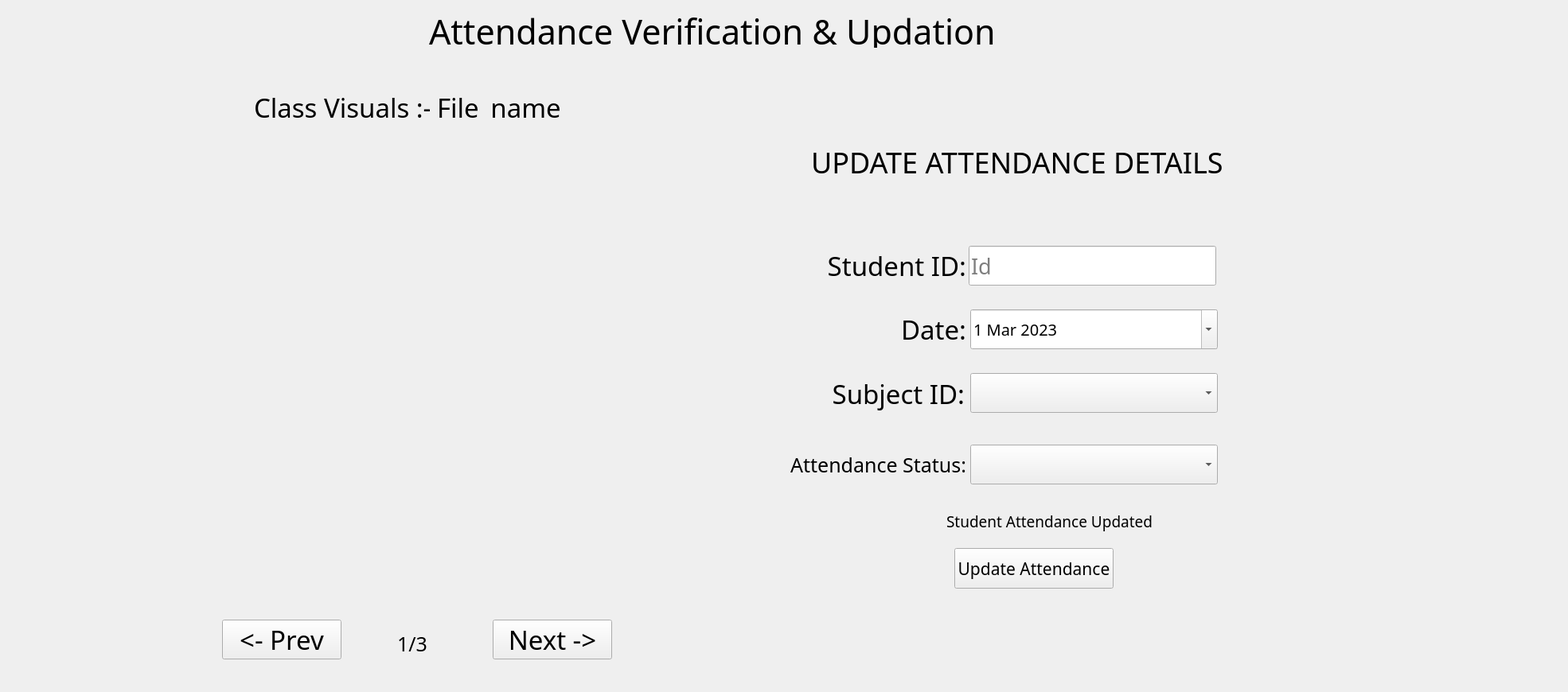
            <widget class="QWidget" name="Attd_Verify_Uptd_page">
             <widget class="QWidget" name="widget_8" native="true">
              <property name="geometry">
               <rect>
                <x>-1</x>
                <y>-1</y>
                <width>1961</width>
                <height>861</height>
               </rect>
              </property>
              <widget class="QWidget" name="widget_10" native="true">
               <property name="geometry">
                <rect>
                 <x>0</x>
                 <y>0</y>
                 <width>1951</width>
                 <height>80</height>
                </rect>
               </property>
               <widget class="QLabel" name="Attd_verify">
                <property name="geometry">
                 <rect>
                  <x>540</x>
                  <y>20</y>
                  <width>851</width>
                  <height>41</height>
                 </rect>
                </property>
                <property name="font">
                 <font>
                  <family>Maiandra GD</family>
                  <pointsize>32</pointsize>
                 </font>
                </property>
                <property name="text">
                 <string>Attendance Verification &amp; Updation</string>
                </property>
               </widget>
              </widget>
              <widget class="QWidget" name="widget_11" native="true">
               <property name="geometry">
                <rect>
                 <x>0</x>
                 <y>90</y>
                 <width>981</width>
                 <height>651</height>
                </rect>
               </property>
               <widget class="QWidget" name="widget_12" native="true">
                <property name="geometry">
                 <rect>
                  <x>10</x>
                  <y>90</y>
                  <width>951</width>
                  <height>551</height>
                 </rect>
                </property>
                <widget class="QLabel" name="pic">
                 <property name="geometry">
                  <rect>
                   <x>-4</x>
                   <y>2</y>
                   <width>951</width>
                   <height>551</height>
                  </rect>
                 </property>
                 <property name="text">
                  <string/>
                 </property>
                </widget>
               </widget>
               <widget class="QLabel" name="Cls_Visuals">
                <property name="geometry">
                 <rect>
                  <x>320</x>
                  <y>30</y>
                  <width>221</width>
                  <height>31</height>
                 </rect>
                </property>
                <property name="font">
                 <font>
                  <family>Maiandra GD</family>
                  <pointsize>25</pointsize>
                 </font>
                </property>
                <property name="text">
                 <string>Class Visuals :-</string>
                </property>
               </widget>
               <widget class="QLabel" name="filename">
                <property name="geometry">
                 <rect>
                  <x>550</x>
                  <y>30</y>
                  <width>221</width>
                  <height>31</height>
                 </rect>
                </property>
                <property name="font">
                 <font>
                  <family>Maiandra GD</family>
                  <pointsize>25</pointsize>
                 </font>
                </property>
                <property name="text">
                 <string>File_name</string>
                </property>
               </widget>
              </widget>
              <widget class="QWidget" name="widget_13" native="true">
               <property name="geometry">
                <rect>
                 <x>0</x>
                 <y>750</y>
                 <width>981</width>
                 <height>175</height>
                </rect>
               </property>
               <property name="minimumSize">
                <size>
                 <width>981</width>
                 <height>175</height>
                </size>
               </property>
               <property name="font">
                <font>
                 <italic>false</italic>
                </font>
               </property>
               <widget class="QPushButton" name="ra">
                <property name="geometry">
                 <rect>
                  <x>620</x>
                  <y>30</y>
                  <width>150</width>
                  <height>50</height>
                 </rect>
                </property>
                <property name="minimumSize">
                 <size>
                  <width>150</width>
                  <height>50</height>
                 </size>
                </property>
                <property name="font">
                 <font>
                  <family>white allies</family>
                  <pointsize>25</pointsize>
                  <weight>50</weight>
                  <bold>false</bold>
                 </font>
                </property>
                <property name="text">
                 <string>Next -&gt;</string>
                </property>
               </widget>
               <widget class="QLabel" name="pic_cnt">
                <property name="geometry">
                 <rect>
                  <x>500</x>
                  <y>50</y>
                  <width>321</width>
                  <height>20</height>
                 </rect>
                </property>
                <property name="font">
                 <font>
                  <family>Maiandra GD</family>
                  <pointsize>19</pointsize>
                 </font>
                </property>
                <property name="text">
                 <string>1/3</string>
                </property>
               </widget>
               <widget class="QPushButton" name="la">
                <property name="geometry">
                 <rect>
                  <x>280</x>
                  <y>30</y>
                  <width>150</width>
                  <height>50</height>
                 </rect>
                </property>
                <property name="minimumSize">
                 <size>
                  <width>150</width>
                  <height>50</height>
                 </size>
                </property>
                <property name="font">
                 <font>
                  <family>white allies</family>
                  <pointsize>25</pointsize>
                  <weight>50</weight>
                  <italic>false</italic>
                  <bold>false</bold>
                 </font>
                </property>
                <property name="text">
                 <string>&lt;- Prev</string>
                </property>
               </widget>
              </widget>
              <widget class="QWidget" name="widget_15" native="true">
               <property name="geometry">
                <rect>
                 <x>990</x>
                 <y>90</y>
                 <width>941</width>
                 <height>771</height>
                </rect>
               </property>
               <widget class="QLineEdit" name="id_4">
                <property name="geometry">
                 <rect>
                  <x>228</x>
                  <y>220</y>
                  <width>311</width>
                  <height>50</height>
                 </rect>
                </property>
                <property name="sizePolicy">
                 <sizepolicy hsizetype="Expanding" vsizetype="Expanding">
                  <horstretch>0</horstretch>
                  <verstretch>0</verstretch>
                 </sizepolicy>
                </property>
                <property name="maximumSize">
                 <size>
                  <width>16777215</width>
                  <height>50</height>
                 </size>
                </property>
                <property name="font">
                 <font>
                  <family>Maiandra GD</family>
                  <pointsize>20</pointsize>
                 </font>
                </property>
                <property name="placeholderText">
                 <string>Id</string>
                </property>
               </widget>
               <widget class="QLabel" name="label_23">
                <property name="geometry">
                 <rect>
                  <x>200</x>
                  <y>541</y>
                  <width>462</width>
                  <height>50</height>
                 </rect>
                </property>
                <property name="maximumSize">
                 <size>
                  <width>16777215</width>
                  <height>50</height>
                 </size>
                </property>
                <property name="font">
                 <font>
                  <family>Maiandra GD</family>
                  <pointsize>14</pointsize>
                 </font>
                </property>
                <property name="text">
                 <string>Student Attendance Updated</string>
                </property>
                <property name="alignment">
                 <set>Qt::AlignLeading|Qt::AlignLeft|Qt::AlignVCenter</set>
                </property>
               </widget>
               <widget class="QPushButton" name="Update_attd">
                <property name="geometry">
                 <rect>
                  <x>210</x>
                  <y>600</y>
                  <width>200</width>
                  <height>51</height>
                 </rect>
                </property>
                <property name="sizePolicy">
                 <sizepolicy hsizetype="Expanding" vsizetype="Fixed">
                  <horstretch>0</horstretch>
                  <verstretch>0</verstretch>
                 </sizepolicy>
                </property>
                <property name="minimumSize">
                 <size>
                  <width>0</width>
                  <height>50</height>
                 </size>
                </property>
                <property name="maximumSize">
                 <size>
                  <width>200</width>
                  <height>16777215</height>
                 </size>
                </property>
                <property name="font">
                 <font>
                  <family>white allies</family>
                  <pointsize>16</pointsize>
                 </font>
                </property>
                <property name="cursor">
                 <cursorShape>PointingHandCursor</cursorShape>
                </property>
                <property name="text">
                 <string>Update Attendance</string>
                </property>
               </widget>
               <widget class="QLabel" name="label_20">
                <property name="geometry">
                 <rect>
                  <x>0</x>
                  <y>220</y>
                  <width>225</width>
                  <height>50</height>
                 </rect>
                </property>
                <property name="sizePolicy">
                 <sizepolicy hsizetype="Expanding" vsizetype="Expanding">
                  <horstretch>0</horstretch>
                  <verstretch>0</verstretch>
                 </sizepolicy>
                </property>
                <property name="minimumSize">
                 <size>
                  <width>225</width>
                  <height>0</height>
                 </size>
                </property>
                <property name="font">
                 <font>
                  <family>Maiandra GD</family>
                  <pointsize>25</pointsize>
                 </font>
                </property>
                <property name="text">
                 <string>Student ID:</string>
                </property>
                <property name="alignment">
                 <set>Qt::AlignRight|Qt::AlignTrailing|Qt::AlignVCenter</set>
                </property>
               </widget>
               <widget class="QLabel" name="label_22">
                <property name="geometry">
                 <rect>
                  <x>30</x>
                  <y>90</y>
                  <width>531</width>
                  <height>50</height>
                 </rect>
                </property>
                <property name="sizePolicy">
                 <sizepolicy hsizetype="Expanding" vsizetype="Expanding">
                  <horstretch>0</horstretch>
                  <verstretch>0</verstretch>
                 </sizepolicy>
                </property>
                <property name="maximumSize">
                 <size>
                  <width>16777215</width>
                  <height>50</height>
                 </size>
                </property>
                <property name="font">
                 <font>
                  <family>Maiandra GD</family>
                  <pointsize>27</pointsize>
                 </font>
                </property>
                <property name="text">
                 <string>UPDATE ATTENDANCE DETAILS</string>
                </property>
                <property name="alignment">
                 <set>Qt::AlignLeading|Qt::AlignLeft|Qt::AlignVCenter</set>
                </property>
               </widget>
               <widget class="QComboBox" name="sub_menu">
                <property name="geometry">
                 <rect>
                  <x>230</x>
                  <y>380</y>
                  <width>311</width>
                  <height>50</height>
                 </rect>
                </property>
                <property name="font">
                 <font>
                  <family>Maiandra GD</family>
                  <pointsize>20</pointsize>
                 </font>
                </property>
                <property name="styleSheet">
                 <string notr="true"/>
                </property>
               </widget>
               <widget class="QLabel" name="label_24">
                <property name="geometry">
                 <rect>
                  <x>-2</x>
                  <y>381</y>
                  <width>225</width>
                  <height>50</height>
                 </rect>
                </property>
                <property name="sizePolicy">
                 <sizepolicy hsizetype="Expanding" vsizetype="Expanding">
                  <horstretch>0</horstretch>
                  <verstretch>0</verstretch>
                 </sizepolicy>
                </property>
                <property name="minimumSize">
                 <size>
                  <width>225</width>
                  <height>0</height>
                 </size>
                </property>
                <property name="font">
                 <font>
                  <family>Maiandra GD</family>
                  <pointsize>25</pointsize>
                 </font>
                </property>
                <property name="text">
                 <string>Subject ID:</string>
                </property>
                <property name="alignment">
                 <set>Qt::AlignRight|Qt::AlignTrailing|Qt::AlignVCenter</set>
                </property>
               </widget>
               <widget class="QLabel" name="label_25">
                <property name="geometry">
                 <rect>
                  <x>0</x>
                  <y>470</y>
                  <width>225</width>
                  <height>50</height>
                 </rect>
                </property>
                <property name="sizePolicy">
                 <sizepolicy hsizetype="Expanding" vsizetype="Expanding">
                  <horstretch>0</horstretch>
                  <verstretch>0</verstretch>
                 </sizepolicy>
                </property>
                <property name="minimumSize">
                 <size>
                  <width>225</width>
                  <height>0</height>
                 </size>
                </property>
                <property name="font">
                 <font>
                  <family>Maiandra GD</family>
                  <pointsize>19</pointsize>
                 </font>
                </property>
                <property name="text">
                 <string>Attendance Status:</string>
                </property>
                <property name="alignment">
                 <set>Qt::AlignRight|Qt::AlignTrailing|Qt::AlignVCenter</set>
                </property>
               </widget>
               <widget class="QLabel" name="label_26">
                <property name="geometry">
                 <rect>
                  <x>0</x>
                  <y>300</y>
                  <width>225</width>
                  <height>50</height>
                 </rect>
                </property>
                <property name="sizePolicy">
                 <sizepolicy hsizetype="Expanding" vsizetype="Expanding">
                  <horstretch>0</horstretch>
                  <verstretch>0</verstretch>
                 </sizepolicy>
                </property>
                <property name="minimumSize">
                 <size>
                  <width>225</width>
                  <height>0</height>
                 </size>
                </property>
                <property name="font">
                 <font>
                  <family>Maiandra GD</family>
                  <pointsize>25</pointsize>
                 </font>
                </property>
                <property name="text">
                 <string>Date:</string>
                </property>
                <property name="alignment">
                 <set>Qt::AlignRight|Qt::AlignTrailing|Qt::AlignVCenter</set>
                </property>
               </widget>
               <widget class="QDateEdit" name="dateEdit">
                <property name="geometry">
                 <rect>
                  <x>230</x>
                  <y>300</y>
                  <width>311</width>
                  <height>50</height>
                 </rect>
                </property>
                <property name="font">
                 <font>
                  <family>Maiandra GD</family>
                  <pointsize>-1</pointsize>
                 </font>
                </property>
                <property name="styleSheet">
                 <string notr="true">font-size:20px;
</string>
                </property>
                <property name="buttonSymbols">
                 <enum>QAbstractSpinBox::UpDownArrows</enum>
                </property>
                <property name="correctionMode">
                 <enum>QAbstractSpinBox::CorrectToPreviousValue</enum>
                </property>
                <property name="calendarPopup">
                 <bool>true</bool>
                </property>
                <property name="date">
                 <date>
                  <year>2023</year>
                  <month>3</month>
                  <day>1</day>
                 </date>
                </property>
               </widget>
               <widget class="QComboBox" name="attd_status_menu">
                <property name="geometry">
                 <rect>
                  <x>230</x>
                  <y>470</y>
                  <width>311</width>
                  <height>50</height>
                 </rect>
                </property>
                <property name="font">
                 <font>
                  <family>Maiandra GD</family>
                  <pointsize>20</pointsize>
                 </font>
                </property>
                <property name="styleSheet">
                 <string notr="true"/>
                </property>
               </widget>
              </widget>
             </widget>
            </widget>
